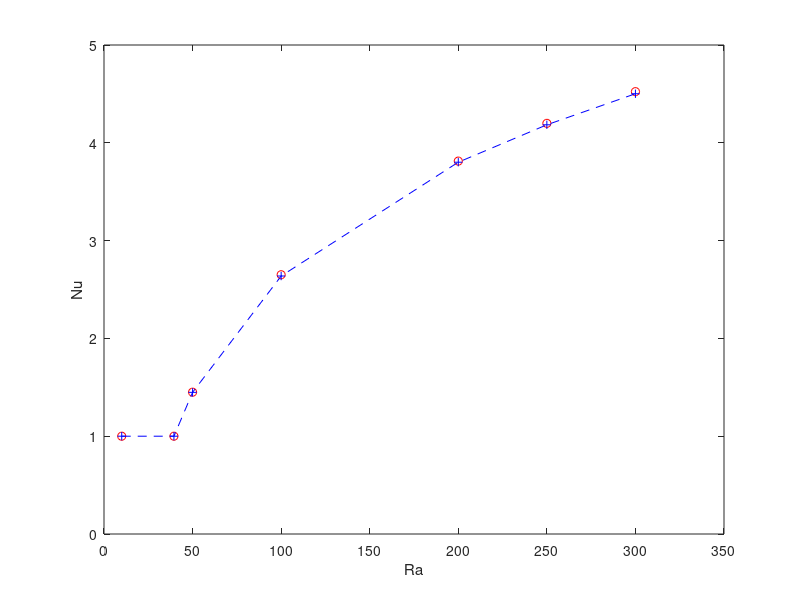

Write the MATLAB code that produced this figure.
close all;
clear all;

Ras = [10 4*pi^2 50 100 200 250 300];
Nu_analytic = [1  1  1.45 2.651 3.813 4.199 4.523 ];
Nu_calculated_numeric = [1 1 1.45928 2.69869 3.87044 4.27359 4.61144];
Nu_calculated_matlab = [1 1 1.44844 2.63780 3.80152 4.18411 4.50164];

psi_analytic = [0 0 2.112 5.377 8.942 10.253 11.405];
psi_calculated = [0 0 2.1086 5.36441 8.93465 10.24223  11.38452];

plot(Ras,  Nu_analytic,'or', Ras, Nu_calculated_matlab, '--+b');
xlabel('Ra');
ylabel('Nu');
axis([0 350 0 5]);
pause;
%{
plot(Ras,  psi_analytic,'--*g', Ras, psi_calculated, '--*b');
%title('Maximum psi calculated by Caltagirone (green) and me (blue)');
xlabel('Ra');
ylabel('\psi');
axis([0 350 0 13]);
pause;
%}
%{
%Difference between solutions
Nu_frac_diff = (Nu_calculated - Nu_analytic) ./ Nu_analytic;
plot(Ras,  Nu_frac_diff, '--*');
title('Nusselt number fractional difference');
xlabel('Fractional difference');
ylabel('Nu');
pause;


%Convergence for Ra = 200
dxs = [1/32 1/48 1/50 1/60 1/70];
Nu = [3.68123 3.72999 3.73361 3.74765 3.75729];
Nu_frac_diff = abs(Nu - 3.813)/3.813;
plot(dxs, Nu_frac_diff);
title('Fractional difference in Nu(Ra=200) for \epsilon = 0.1, \Delta t = 0.01');
xlabel('\Delta x');
ylabel('(\Delta Nu)/(Nu_{Caltagirone})');
pause;
%}
